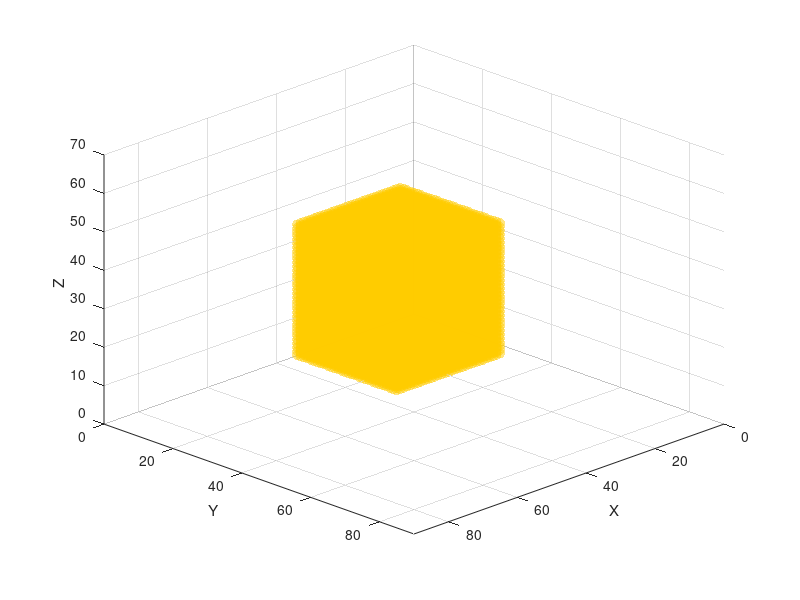

Reproduce this figure in MATLAB. (Note: this script raises an error after producing the figure.)
%% Map dimensions (MAKE SURE THEY ARE THE SAME AS THE MAP CREATOR)
mapSizeX = 90; mapSizeY = 90; mapSizeZ = 70;
mapSize = [mapSizeX, mapSizeY, mapSizeZ];

%% Generate ROI and Object positions
% We store environment state in this matrix with this values:
% ---- 0 = free | 1= Occupied | 2 = unexplored | 3 = Frontier | 4 = ROI | 
% ---- 5 = Object
voxelStates = 2*ones(mapSize);

%% DEFINE ROI SETTINGS
voxelStates(5:35, 1:30, 1:35) = 4;

%% DEFINE OBJECTIVE LOCATION
objectX=16; objectY=13; objectZ=3;

% Define the object value
objectValue = 5;
% Compute 3x3x3 block centered on the object position
for dx = -1:1
    for dy = -1:1
        for dz = -1:1
            x = objectX + dx;
            y = objectY + dy;
            z = objectZ + dz;

            % Check bounds before assigning
            if x >= 1 && x <= size(voxelStates,1) && ...
               y >= 1 && y <= size(voxelStates,2) && ...
               z >= 1 && z <= size(voxelStates,3)
                voxelStates(x,y,z) = objectValue;
            end
        end
    end
end

figure;             
hold on; 
axis([0 mapSize(1) 0 mapSize(2) 0 mapSize(3)]);
grid on;
xlabel('X'); ylabel('Y'); zlabel('Z');


[rx, ry, rz] = ind2sub(size(voxelStates), find(voxelStates == 4));
scatter3(rx-0.5, ry-0.5, rz-0.5, 50, [1, 0.8, 0], 'filled', 'MarkerFaceAlpha', 0.5);

[gx, gy, gz] = ind2sub(size(voxelStates), find(voxelStates == 5));
scatter3(gx-0.5, gy-0.5, gz-0.5, 50, [0.6, 0.2, 0.8], 'filled', 'MarkerFaceAlpha', 1);

view(135, 30);

%% Save Voxel Initial States Matrix
save('../../Maps_ROI_Object_Situations/RandomObstacles_2_situations/RandomObstacles_2_voxelStates_1.mat','voxelStates');
disp('saved voxelStates_1.mat')
